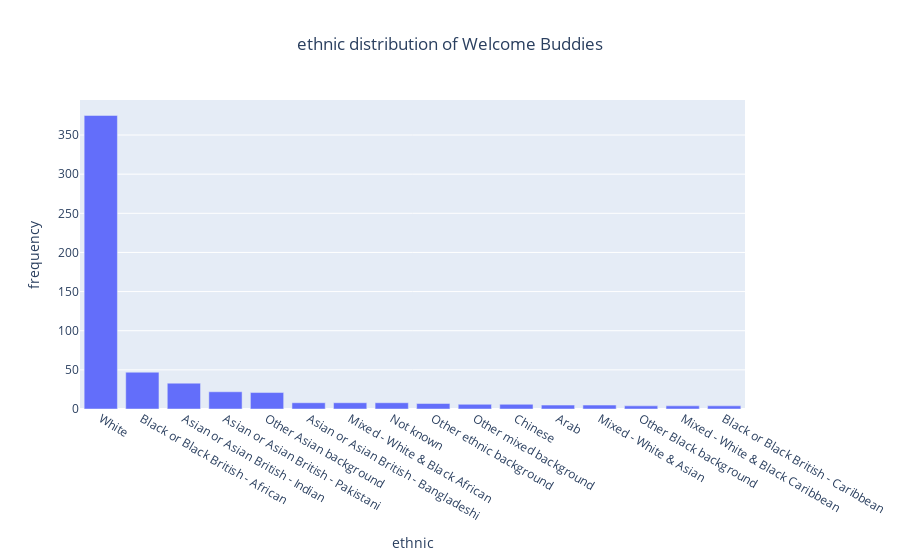

The notebook cell saved with this chart:
### Code cell
ethn_fig = px.bar(ethn_counts, title="ethnic distribution of Welcome Buddies")
ethn_fig.update_layout(
    xaxis_title = "ethnic",
    yaxis_title = "frequency",
    title_x = 0.5, 
    showlegend = False
)
ethn_fig.show()

### Figure 1 — Plotly figure (JSON) as saved in the notebook; plotly's stock layout.template omitted (floating-point values rounded to 4 significant figures)
{"data": [{"alignmentgroup": "True", "hovertemplate": "variable=ethnicity<br>index=%{x}<br>value=%{y}<extra></extra>", "legendgroup": "ethnicity", "marker": {"color": "#636efa", "pattern": {"shape": ""}}, "name": "ethnicity", "offsetgroup": "ethnicity", "orientation": "v", "showlegend": true, "textposition": "auto", "type": "bar", "x": ["White", "Black or Black British - African", "Asian or Asian British - Indian", "Asian or Asian British - Pakistani", "Other Asian background", "Asian or Asian British - Bangladeshi", "Mixed - White & Black African", "Not known", "Other ethnic background", "Other mixed background", "Chinese", "Arab", "Mixed - White & Asian", "Other Black background", "Mixed - White & Black Caribbean", "Black or Black British - Caribbean"], "xaxis": "x", "y": [375, 47, 33, 22, 21, 8, 8, 8, 7, 6, 6, 5, 5, 4, 4, 4], "yaxis": "y"}], "layout": {"barmode": "relative", "legend": {"title": {"text": "variable"}, "tracegroupgap": 0}, "showlegend": false, "title": {"text": "ethnic distribution of Welcome Buddies", "x": 0.5}, "xaxis": {"anchor": "y", "domain": [0, 1], "title": {"text": "ethnic"}}, "yaxis": {"anchor": "x", "domain": [0, 1], "title": {"text": "frequency"}}}}
